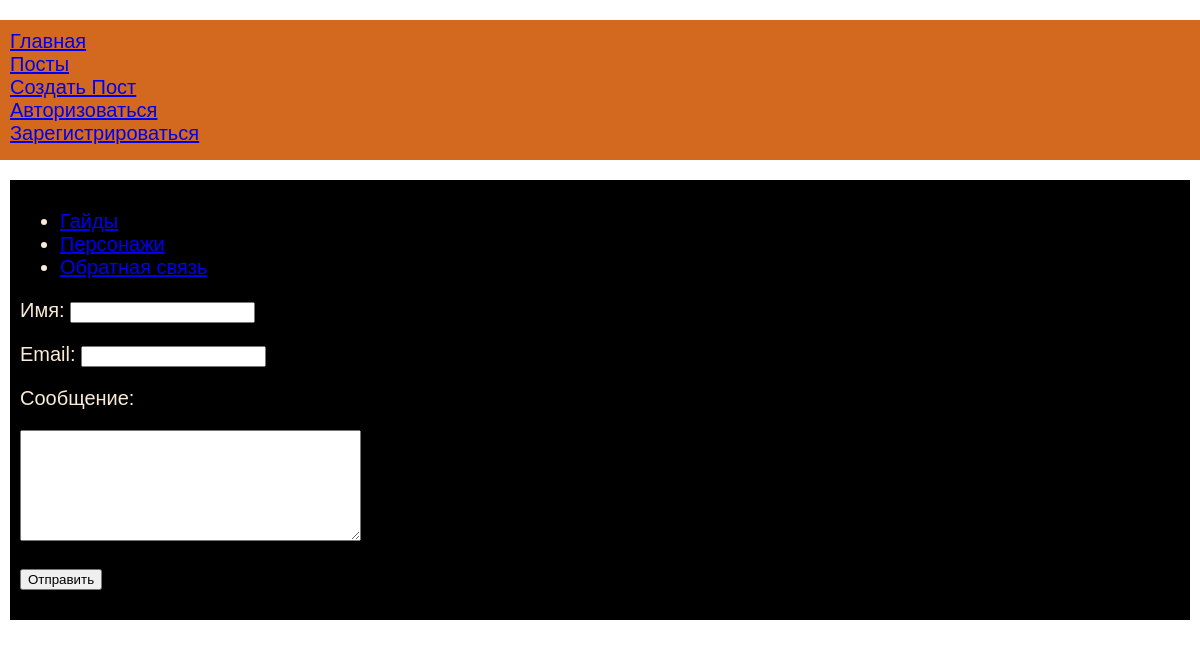
Screenshot of /feedback with the database file from the repository.
### tables this page shows
CREATE TABLE OFFMENU(
    id integer PRIMARY KEY AUTOINCREMENT,
    name text NOT NULL,
    url text NOT NULL
);

### starter.py (the view)
@app.route("/feedback", methods=["POST", "GET"])
def feedback():
    if request.method == 'POST':
        if request.form['message'] == '':
            flash('Пожалуйста, напишите ваше сообщение', category='error')
        else:
            flash('Сообщение отправлено', category='success')
            print(request.form['message'])
    return render_template("feedback.html",title = "Feedback", off_menu=dbase.getOffmenu())

### FDataBase.py (called while the page is built)
    def getOffmenu(self):
        sql = '''SELECT * FROM OFFMENU'''
        try:
            self.__cur.execute(sql)
            res = self.__cur.fetchall()
            if res: return res
        except:
            print('DB reading error')
        return []

### starter.py (called while the page is built)
def connect_db():
    conn = sqlite3.connect(app.config['DATABASE'])
    conn.row_factory = sqlite3.Row
    return conn

def get_db():
    if not hasattr(g, 'link_db'):
        g.link_db = connect_db()
        return g.link_db

@app.before_request
def before_request():
    global dbase
    db = get_db()
    dbase=FDataBase(db)

### templates/feedback.html (shortened to what this page needs)
{% extends 'base.html' %}
{% block content %}
{{ super() }}
{% block off_menu %}
    <ul class="off_menu">
        {% for m in off_menu -%}
    <li><a href="{{m.url}}">{{m.name}}</a></li>
        {% endfor -%}
    </ul>
{% endblock off_menu %}
<form action="/feedback" method="post" class="form-feedback">
<p><label>Имя:</label> <input type="text" name="username" value="" required  />
<p><label>Email:</label> <input type="email" name="email" value="" required  />
<p><label>Сообщение:</label>
<p><textarea name="message" rows=7 cols=40></textarea>
<p><input type="submit", value="Отправить"/>
</form>
{% endblock %}

### static/css/styles.css (style rules this page uses)
html, body { font-family: "Arial"; margin:0; padding:0; height: 100%; width: 100%; }

### rows the page displays
OFFMENU: name "Гайды"
OFFMENU: name "Персонажи"
OFFMENU: name "Обратная связь"
